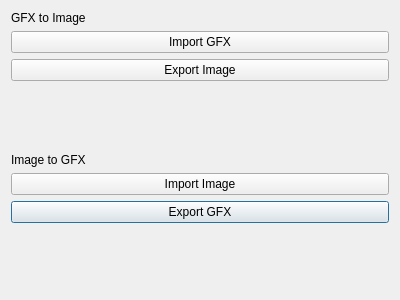
<?xml version="1.0" encoding="UTF-8"?>
<ui version="4.0">
 <class>GFXTool</class>
 <widget class="QDialog" name="GFXTool">
  <property name="geometry">
   <rect>
    <x>0</x>
    <y>0</y>
    <width>400</width>
    <height>300</height>
   </rect>
  </property>
  <property name="windowTitle">
   <string>GFX Manager</string>
  </property>
  <layout class="QGridLayout" name="gridLayout">
   <item row="7" column="0" colspan="2">
    <widget class="QPushButton" name="exportGFX">
     <property name="text">
      <string>Export GFX</string>
     </property>
    </widget>
   </item>
   <item row="2" column="0" colspan="2">
    <widget class="QPushButton" name="exportImage">
     <property name="text">
      <string>Export Image</string>
     </property>
    </widget>
   </item>
   <item row="5" column="0">
    <widget class="QLabel" name="label_2">
     <property name="text">
      <string>Image to GFX</string>
     </property>
    </widget>
   </item>
   <item row="3" column="0">
    <spacer name="verticalSpacer">
     <property name="orientation">
      <enum>Qt::Vertical</enum>
     </property>
     <property name="sizeHint" stdset="0">
      <size>
       <width>20</width>
       <height>40</height>
      </size>
     </property>
    </spacer>
   </item>
   <item row="0" column="0">
    <widget class="QLabel" name="label">
     <property name="text">
      <string>GFX to Image</string>
     </property>
    </widget>
   </item>
   <item row="6" column="0" colspan="2">
    <widget class="QPushButton" name="ImportImage">
     <property name="text">
      <string>Import Image</string>
     </property>
    </widget>
   </item>
   <item row="1" column="0" colspan="2">
    <widget class="QPushButton" name="importGFX">
     <property name="text">
      <string>Import GFX</string>
     </property>
    </widget>
   </item>
   <item row="8" column="0">
    <spacer name="verticalSpacer_2">
     <property name="orientation">
      <enum>Qt::Vertical</enum>
     </property>
     <property name="sizeHint" stdset="0">
      <size>
       <width>20</width>
       <height>40</height>
      </size>
     </property>
    </spacer>
   </item>
  </layout>
 </widget>
 <resources/>
 <connections/>
</ui>
